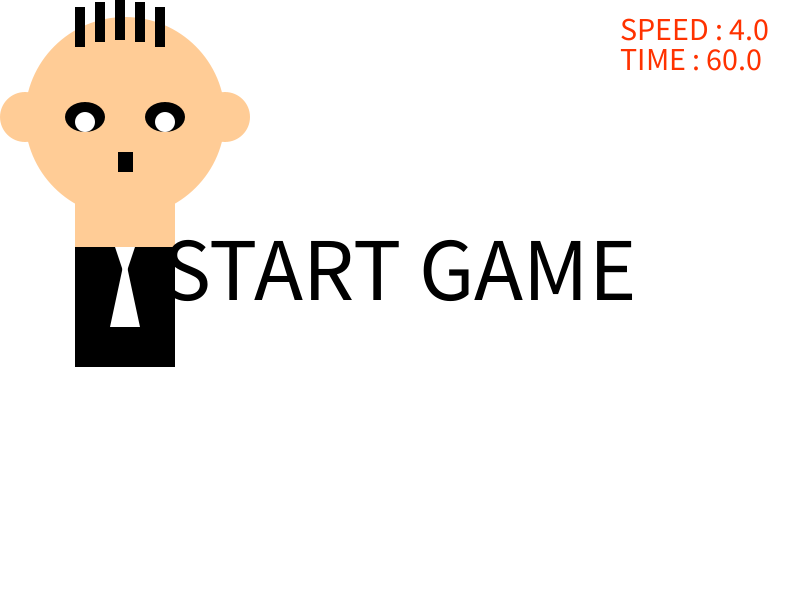
Frame 1 (no input)
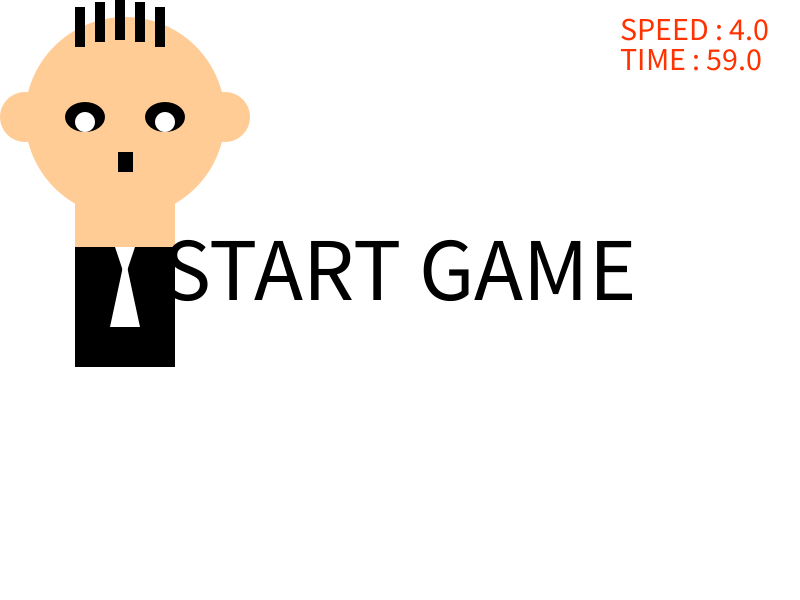
Frame 60 (the mouse pressed at the canvas centre just before this capture)
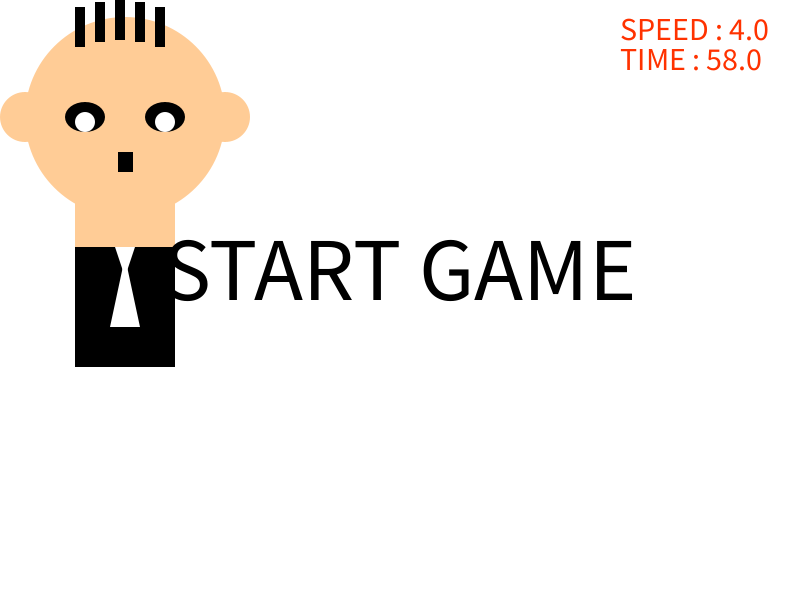
Frame 120 (the mouse held since frame 60 and released just before this capture)

The Processing sketch that drew these frames (run headless with seeded random() and noise(); from frame 60 on, the mouse is pressed at the canvas centre):

// Processing sketch: Lec5_2
// ── Lec5_2.pde
float x = 0;
float y = 0;
float speed = 4.0;
float time=60;

// store whether key pressed or released in float variables
// 1 is pressed, 0 is not pressed
float left = 0;
float right = 0;
float up = 0;
float down = 0;
PFont dinFont;
PFont blackFont;

boolean gameStart = false;
void setup()
{
  size(800, 600);
  // initialize font
}

void draw() {
  background(255);
  smooth();
  noStroke();
  
  
  pushMatrix();
  //translate(posx, posy);
  
  if(x>675){
    x=675;
  }  
  if(x<125){
    x=125;
  }  
  if(y>350){
    y=350;
  }  
  if(y<117){
    y=117;
  }  
  fill(255, 50, 0);

  textSize(32);
  textAlign(LEFT);
  text("SPEED : " + speed, width - 180, 40);


  
  textSize(32);
  textAlign(LEFT);
  text("TIME : " + time, width - 180, 70);
  time-=1;
  
  if(time>=0){
    time=60-millis()/1000;
    
  }
  
  fill(255, 204, 150);
  ellipse(x, y, 200, 200);
  ellipse(x-100, y, 50, 50);
  ellipse(x+100, y, 50, 50);
  rect(x-50, y-50, 100, 300);

  fill(#000000);
  ellipse(x-40, y, 40, 30);
  ellipse(x+40, y, 40, 30);
  rect(x-50, y-110, 10, 40);
  rect(x-30, y-115, 10, 40);
  rect(x-10, y-117, 10, 40);
  rect(x+10, y-115, 10, 40);
  rect(x+30, y-110, 10, 40);
  rect(x-7, y+35, 15, 20);
  rect(x-50, y+130, 100, 120);

  fill(#FFFFFF);
  ellipse(x-40, y+5, 20, 20);
  ellipse(x+40, y+5, 20, 20);
  //rect(0-15, 0+130, 30, 60);
  triangle(x-10, y+130, x+10, y+130, x, y+160);
  triangle(x, y+140, x-15, y+210, x+15, y+210);
  popMatrix();


  // if both keys pressed, right - left is 0.
  // if left pressed 0 - 1 is -1 so negative x direction.
  // multiply this by speed to make the amount of 
  // pixels moved equal to speed.
  x += (right - left) * speed;
  y += (down - up) * speed;
  if (gameStart == false) {
    fill(0);
    textSize(90);
    textAlign(CENTER);
    text("START GAME", width * 0.5, height*0.5);
  }
   if (time==-1) {
    fill(0);
    textSize(90);
    textAlign(CENTER);
    text("GAME OVER", width * 0.5, height*0.5);
    stop();
  }
}

void keyReleased()
{
  if (key == CODED)
  {
    if (keyCode == LEFT)
    {
      left = 0;
    }
    if (keyCode == RIGHT)
    {
      right = 0;
    }

    if (keyCode == UP)
    {
      up = 0;
    }
    if (keyCode == DOWN)
    {
      down = 0;
    }
  }
}

void keyPressed()
{
  if(key== 'z'){
    speed = speed +1;
}
  if(key== 'x'){
    speed = speed -1;
}
  if (key == CODED)
  {
    if (keyCode == LEFT)
    {
      left = 1;
    }
    if (keyCode == RIGHT)
    {
      right = 1;
    }

    if (keyCode == UP)
    {
      up = 1;
    }
    if (keyCode == DOWN)
    {
      down = 1;
    }
  }
  gameStart = true;
}
